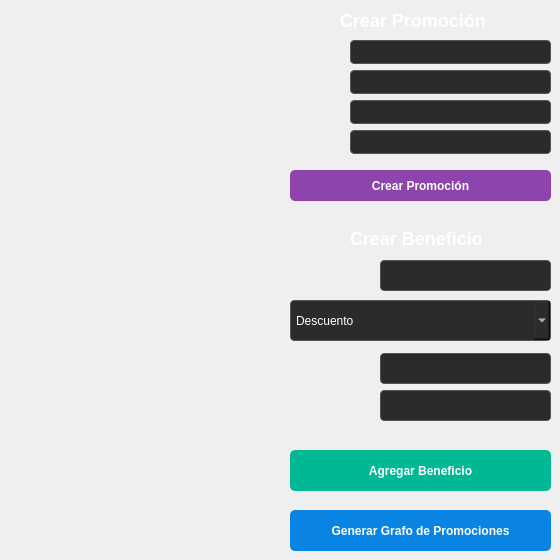
        <widget class="QWidget" name="tab_5">
         <attribute name="title">
          <string>Promociones</string>
         </attribute>
         <widget class="QLineEdit" name="txtCodigoPromo">
          <property name="geometry">
           <rect>
            <x>350</x>
            <y>40</y>
            <width>201</width>
            <height>24</height>
           </rect>
          </property>
          <property name="styleSheet">
           <string notr="true">QLineEdit {
    background-color: #2b2b2b;
    color: white;
    border: 1px solid #555555;
    border-radius: 4px;
    padding: 5px;
}

/* Efecto cuando haces clic para escribir adentro */
QLineEdit:focus {
    border: 1px solid #0984e3; /* El borde se pone azul para indicar que está activo */
    background-color: #333333; /* El fondo se aclara un poco */
}</string>
          </property>
         </widget>
         <widget class="QLineEdit" name="txtNombrePromo">
          <property name="geometry">
           <rect>
            <x>350</x>
            <y>70</y>
            <width>201</width>
            <height>24</height>
           </rect>
          </property>
          <property name="styleSheet">
           <string notr="true">QLineEdit {
    background-color: #2b2b2b;
    color: white;
    border: 1px solid #555555;
    border-radius: 4px;
    padding: 5px;
}

/* Efecto cuando haces clic para escribir adentro */
QLineEdit:focus {
    border: 1px solid #0984e3; /* El borde se pone azul para indicar que está activo */
    background-color: #333333; /* El fondo se aclara un poco */
}</string>
          </property>
         </widget>
         <widget class="QLineEdit" name="txtDiasPromo">
          <property name="geometry">
           <rect>
            <x>350</x>
            <y>130</y>
            <width>201</width>
            <height>24</height>
           </rect>
          </property>
          <property name="styleSheet">
           <string notr="true">QLineEdit {
    background-color: #2b2b2b;
    color: white;
    border: 1px solid #555555;
    border-radius: 4px;
    padding: 5px;
}

/* Efecto cuando haces clic para escribir adentro */
QLineEdit:focus {
    border: 1px solid #0984e3; /* El borde se pone azul para indicar que está activo */
    background-color: #333333; /* El fondo se aclara un poco */
}</string>
          </property>
         </widget>
         <widget class="QLineEdit" name="txtVigenciaPromo">
          <property name="geometry">
           <rect>
            <x>350</x>
            <y>100</y>
            <width>201</width>
            <height>24</height>
           </rect>
          </property>
          <property name="styleSheet">
           <string notr="true">QLineEdit {
    background-color: #2b2b2b;
    color: white;
    border: 1px solid #555555;
    border-radius: 4px;
    padding: 5px;
}

/* Efecto cuando haces clic para escribir adentro */
QLineEdit:focus {
    border: 1px solid #0984e3; /* El borde se pone azul para indicar que está activo */
    background-color: #333333; /* El fondo se aclara un poco */
}</string>
          </property>
         </widget>
         <widget class="QPushButton" name="btnCrearPromo">
          <property name="geometry">
           <rect>
            <x>290</x>
            <y>170</y>
            <width>261</width>
            <height>31</height>
           </rect>
          </property>
          <property name="styleSheet">
           <string notr="true">QPushButton {
    background-color: #8e44ad;
    color: white;
    border-radius: 5px;
    padding: 6px;
    font-weight: bold;
}
QPushButton:hover {
    background-color: #9b59b6; /* Un tono un poco más claro al pasar el ratón */
}</string>
          </property>
          <property name="text">
           <string>Crear Promoción</string>
          </property>
         </widget>
         <widget class="QLabel" name="label_4">
          <property name="geometry">
           <rect>
            <x>290</x>
            <y>40</y>
            <width>91</width>
            <height>16</height>
           </rect>
          </property>
          <property name="styleSheet">
           <string notr="true">QLabel {
    color: #f0f0f0; /* Un blanco/gris muy claro para no cansar la vista */
    font-family: &quot;Segoe UI&quot;, Helvetica, Arial, sans-serif; /* Tipografía moderna y limpia */
    font-size: 13px; /* Tamaño estándar legible */
    background-color: transparent; /* Transparente para que se vea tu fondo oscuro */
    border: none;
}</string>
          </property>
          <property name="text">
           <string>Codigo:</string>
          </property>
         </widget>
         <widget class="QLabel" name="label_16">
          <property name="geometry">
           <rect>
            <x>290</x>
            <y>70</y>
            <width>91</width>
            <height>16</height>
           </rect>
          </property>
          <property name="styleSheet">
           <string notr="true">QLabel {
    color: #f0f0f0; /* Un blanco/gris muy claro para no cansar la vista */
    font-family: &quot;Segoe UI&quot;, Helvetica, Arial, sans-serif; /* Tipografía moderna y limpia */
    font-size: 13px; /* Tamaño estándar legible */
    background-color: transparent; /* Transparente para que se vea tu fondo oscuro */
    border: none;
}</string>
          </property>
          <property name="text">
           <string>Nombre:</string>
          </property>
         </widget>
         <widget class="QLabel" name="label_17">
          <property name="geometry">
           <rect>
            <x>290</x>
            <y>100</y>
            <width>101</width>
            <height>16</height>
           </rect>
          </property>
          <property name="styleSheet">
           <string notr="true">QLabel {
    color: #f0f0f0; /* Un blanco/gris muy claro para no cansar la vista */
    font-family: &quot;Segoe UI&quot;, Helvetica, Arial, sans-serif; /* Tipografía moderna y limpia */
    font-size: 13px; /* Tamaño estándar legible */
    background-color: transparent; /* Transparente para que se vea tu fondo oscuro */
    border: none;
}</string>
          </property>
          <property name="text">
           <string>Vigencia:</string>
          </property>
         </widget>
         <widget class="QLabel" name="label_18">
          <property name="geometry">
           <rect>
            <x>290</x>
            <y>130</y>
            <width>49</width>
            <height>16</height>
           </rect>
          </property>
          <property name="styleSheet">
           <string notr="true">QLabel {
    color: #f0f0f0; /* Un blanco/gris muy claro para no cansar la vista */
    font-family: &quot;Segoe UI&quot;, Helvetica, Arial, sans-serif; /* Tipografía moderna y limpia */
    font-size: 13px; /* Tamaño estándar legible */
    background-color: transparent; /* Transparente para que se vea tu fondo oscuro */
    border: none;
}</string>
          </property>
          <property name="text">
           <string>Días:</string>
          </property>
         </widget>
         <widget class="QLabel" name="label_19">
          <property name="geometry">
           <rect>
            <x>340</x>
            <y>10</y>
            <width>161</width>
            <height>21</height>
           </rect>
          </property>
          <property name="styleSheet">
           <string notr="true">QLabel {
    color: #ffffff; /* Blanco puro para destacar más */
    font-size: 18px; /* Tamaño de letra más grande */
    font-weight: bold; /* Negrita */
}</string>
          </property>
          <property name="text">
           <string>Crear Promoción</string>
          </property>
         </widget>
         <widget class="QLineEdit" name="txtCodigoAsignar">
          <property name="geometry">
           <rect>
            <x>380</x>
            <y>260</y>
            <width>171</width>
            <height>31</height>
           </rect>
          </property>
          <property name="styleSheet">
           <string notr="true">QLineEdit {
    background-color: #2b2b2b;
    color: white;
    border: 1px solid #555555;
    border-radius: 4px;
    padding: 5px;
}

/* Efecto cuando haces clic para escribir adentro */
QLineEdit:focus {
    border: 1px solid #0984e3; /* El borde se pone azul para indicar que está activo */
    background-color: #333333; /* El fondo se aclara un poco */
}</string>
          </property>
         </widget>
         <widget class="QLabel" name="label_20">
          <property name="geometry">
           <rect>
            <x>280</x>
            <y>260</y>
            <width>101</width>
            <height>16</height>
           </rect>
          </property>
          <property name="styleSheet">
           <string notr="true">QLabel {
    color: #f0f0f0; /* Un blanco/gris muy claro para no cansar la vista */
    font-family: &quot;Segoe UI&quot;, Helvetica, Arial, sans-serif; /* Tipografía moderna y limpia */
    font-size: 13px; /* Tamaño estándar legible */
    background-color: transparent; /* Transparente para que se vea tu fondo oscuro */
    border: none;
}</string>
          </property>
          <property name="text">
           <string>Codigo Asignar</string>
          </property>
         </widget>
         <widget class="QComboBox" name="comboTipoBeneficio">
          <property name="geometry">
           <rect>
            <x>290</x>
            <y>300</y>
            <width>261</width>
            <height>41</height>
           </rect>
          </property>
          <property name="styleSheet">
           <string notr="true">QComboBox {
    background-color: #2b2b2b; /* Fondo gris oscuro */
    color: white;              /* Texto blanco */
    border: 1px solid #555555; /* Borde gris sutil */
    border-radius: 4px;        /* Bordes ligeramente redondeados */
    padding: 5px;              /* Espacio interno para que el texto respire */
}

QComboBox:hover {
    border: 1px solid #888888; /* El borde se ilumina un poco al pasar el ratón */
}

/* Estilo de la lista que se abre hacia abajo */
QComboBox QAbstractItemView {
    background-color: #2b2b2b; 
    color: white;              
    selection-background-color: #0984e3; /* Fondo azul (mismo del botón) al seleccionar */
    selection-color: white;
}</string>
          </property>
          <item>
           <property name="text">
            <string>Descuento</string>
           </property>
          </item>
          <item>
           <property name="text">
            <string>2x1</string>
           </property>
          </item>
          <item>
           <property name="text">
            <string>Combo Regalo</string>
           </property>
          </item>
         </widget>
         <widget class="QLineEdit" name="txtDescBeneficio">
          <property name="geometry">
           <rect>
            <x>380</x>
            <y>353</y>
            <width>171</width>
            <height>31</height>
           </rect>
          </property>
          <property name="styleSheet">
           <string notr="true">QLineEdit {
    background-color: #2b2b2b;
    color: white;
    border: 1px solid #555555;
    border-radius: 4px;
    padding: 5px;
}

/* Efecto cuando haces clic para escribir adentro */
QLineEdit:focus {
    border: 1px solid #0984e3; /* El borde se pone azul para indicar que está activo */
    background-color: #333333; /* El fondo se aclara un poco */
}</string>
          </property>
         </widget>
         <widget class="QLineEdit" name="txtValorBeneficio">
          <property name="geometry">
           <rect>
            <x>380</x>
            <y>390</y>
            <width>171</width>
            <height>31</height>
           </rect>
          </property>
          <property name="styleSheet">
           <string notr="true">QLineEdit {
    background-color: #2b2b2b;
    color: white;
    border: 1px solid #555555;
    border-radius: 4px;
    padding: 5px;
}

/* Efecto cuando haces clic para escribir adentro */
QLineEdit:focus {
    border: 1px solid #0984e3; /* El borde se pone azul para indicar que está activo */
    background-color: #333333; /* El fondo se aclara un poco */
}</string>
          </property>
         </widget>
         <widget class="QLabel" name="label_21">
          <property name="geometry">
           <rect>
            <x>290</x>
            <y>400</y>
            <width>91</width>
            <height>16</height>
           </rect>
          </property>
          <property name="styleSheet">
           <string notr="true">QLabel {
    color: #f0f0f0; /* Un blanco/gris muy claro para no cansar la vista */
    font-family: &quot;Segoe UI&quot;, Helvetica, Arial, sans-serif; /* Tipografía moderna y limpia */
    font-size: 13px; /* Tamaño estándar legible */
    background-color: transparent; /* Transparente para que se vea tu fondo oscuro */
    border: none;
}</string>
          </property>
          <property name="text">
           <string>Valor Beneficio</string>
          </property>
         </widget>
         <widget class="QLabel" name="label_22">
          <property name="geometry">
           <rect>
            <x>290</x>
            <y>360</y>
            <width>71</width>
            <height>16</height>
           </rect>
          </property>
          <property name="styleSheet">
           <string notr="true">QLabel {
    color: #f0f0f0; /* Un blanco/gris muy claro para no cansar la vista */
    font-family: &quot;Segoe UI&quot;, Helvetica, Arial, sans-serif; /* Tipografía moderna y limpia */
    font-size: 13px; /* Tamaño estándar legible */
    background-color: transparent; /* Transparente para que se vea tu fondo oscuro */
    border: none;
}</string>
          </property>
          <property name="text">
           <string>Descuento</string>
          </property>
         </widget>
         <widget class="QPushButton" name="pushButton_2">
          <property name="geometry">
           <rect>
            <x>290</x>
            <y>450</y>
            <width>261</width>
            <height>41</height>
           </rect>
          </property>
          <property name="styleSheet">
           <string notr="true">QPushButton {
    background-color: #00b894;
    color: white;
    border-radius: 5px;
    padding: 6px;
    font-weight: bold;
}
QPushButton:hover {
    background-color: #01a384; /* Un verde esmeralda ligeramente más oscuro/intenso */
}</string>
          </property>
          <property name="text">
           <string>Agregar Beneficio</string>
          </property>
         </widget>
         <widget class="QPushButton" name="btnReportePromos">
          <property name="geometry">
           <rect>
            <x>290</x>
            <y>510</y>
            <width>261</width>
            <height>41</height>
           </rect>
          </property>
          <property name="styleSheet">
           <string notr="true">QPushButton {
    background-color: #0984e3;
    color: white;
    border-radius: 5px;
    padding: 6px;
    font-weight: bold;
}
QPushButton:hover {
    background-color: #74b9ff; /* Un azul más claro e iluminado al pasar el ratón */
}</string>
          </property>
          <property name="text">
           <string>Generar Grafo de Promociones</string>
          </property>
         </widget>
         <widget class="QLabel" name="label_23">
          <property name="geometry">
           <rect>
            <x>350</x>
            <y>230</y>
            <width>131</width>
            <height>16</height>
           </rect>
          </property>
          <property name="styleSheet">
           <string notr="true">QLabel {
    color: #ffffff; /* Blanco puro para destacar más */
    font-size: 18px; /* Tamaño de letra más grande */
    font-weight: bold; /* Negrita */
}</string>
          </property>
          <property name="text">
           <string>Crear Beneficios</string>
          </property>
         </widget>
        </widget>
